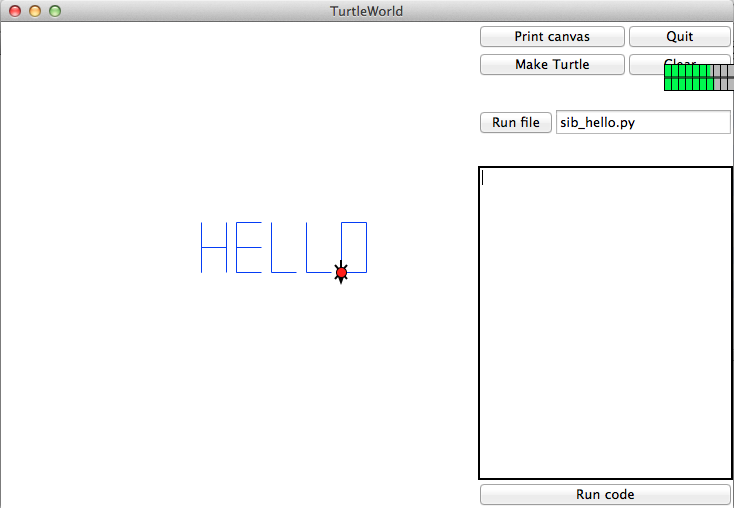

The Python source for this figure:
# Hello excercise from Week 0

# Name:


from TurtleWorld import * 		
world.clear()
bob = Turtle()

w = 25
h = 50
sp = 10

# %%% Draw H 
# first vstroke
rt(bob)
fd(bob,h)
# transfer turtle
bk(bob,0.5*h)
lt(bob)
# hstroke
fd(bob,w)
# transfer turtle
pu(bob)
rt(bob)
bk(bob,0.5*h)
# vstroke 2
pd(bob)
fd(bob,h)
pu(bob)

# %%% Draw E
# transfer turtle
lt(bob)
fd(bob,sp)
lt(bob)
pd(bob)
# vstroke 
fd(bob,h)
rt(bob)
# hstroke
fd(bob,w)
# transfer turtle
pu(bob)
rt(bob)
fd(bob,0.5*h)
# hstroke top
pd(bob)
rt(bob)
# hstroke middle
fd(bob,w)
lt(bob)
fd(bob,0.5*h)
lt(bob)
# hstroke bottom
fd(bob,w)
pu(bob)

# %%% Draw L1
# transfer turtle
fd(bob,sp+w)
pd(bob)
# hstroke
bk(bob,w)
lt(bob)
# vstroke
fd(bob,h)
pu(bob)

# %%% Draw L2
# transfer turtle
rt(bob)
fd(bob,w+sp)
rt(bob)
pd(bob)
# vstroke
fd(bob,h)
lt(bob)
# hstroke
fd(bob,w)
pu(bob)

# %%% Draw O
# Transfer turtle
fd(bob,sp)
pd(bob)
# hstroke bottom
fd(bob,w)
lt(bob)
# vstroke right
fd(bob,h)
lt(bob)
# hstroke top
fd(bob,w)
lt(bob)
# vstroke left
fd(bob,h)


wait_for_user()					
